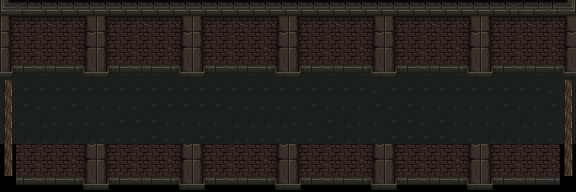

Rendered tile map (Tiled .tmx) drawn with the repository's tilesets; below, a short description and the full map source, tile grids included:
An orthogonal 36x12 tile map with 16x16 px tiles, 5 tile layers (флажки, пол, стены, проходящие_стены, ...), 2 tilesets.

<map version="1.9" tiledversion="1.9.2" orientation="orthogonal" renderorder="right-down" width="36" height="12" tilewidth="16" tileheight="16" infinite="0" nextlayerid="6" nextobjectid="1">
 <tileset firstgid="1" source="mainlevbuild.tsx" />
 <tileset firstgid="2561" source="decorative.tsx" />
 <layer id="5" name="флажки" width="36" height="12">
  <data encoding="csv">
0,0,0,0,0,0,0,0,0,0,0,0,0,0,0,0,0,0,0,0,0,0,0,0,0,0,0,0,0,0,0,0,0,0,0,0,
0,0,0,0,0,0,0,0,0,0,0,0,0,0,0,0,0,0,0,0,0,0,0,0,0,0,0,0,0,0,0,0,0,0,0,0,
0,0,0,0,0,0,0,0,0,0,0,0,0,0,0,0,0,0,0,0,0,0,0,0,0,0,0,0,0,0,0,0,0,0,0,0,
0,0,0,0,0,0,0,0,0,0,0,0,0,0,0,0,0,0,0,0,0,0,0,0,0,0,0,0,0,0,0,0,0,0,0,0,
0,0,0,0,0,0,0,0,0,0,0,0,0,0,0,0,0,0,0,0,0,0,0,0,0,0,0,0,0,0,0,0,0,0,0,0,
0,0,0,0,0,0,0,0,0,0,0,0,0,0,0,0,0,0,0,0,0,0,0,0,0,0,0,0,0,0,0,0,0,0,0,0,
0,0,0,0,0,0,0,0,0,0,0,0,0,0,0,0,0,0,0,0,0,0,0,0,0,0,0,0,0,0,0,0,0,0,0,0,
0,0,0,0,0,0,0,0,0,0,0,0,0,0,0,0,0,0,0,0,0,0,0,0,0,0,0,0,0,0,0,0,0,0,0,0,
0,0,0,0,0,0,0,0,0,0,0,0,0,0,0,0,0,0,0,0,0,0,0,0,0,0,0,0,0,0,0,0,0,0,0,0,
0,0,0,0,0,0,0,0,0,0,0,0,0,0,0,0,0,0,0,0,0,0,0,0,0,0,0,0,0,0,0,0,0,0,0,0,
0,0,0,0,0,0,0,0,0,0,0,0,0,0,0,0,0,0,0,0,0,0,0,0,0,0,0,0,0,0,0,0,0,0,0,0,
0,0,0,0,0,0,0,0,0,0,0,0,0,0,0,0,0,0,0,0,0,0,0,0,0,0,0,0,0,0,0,0,0,0,0,0
</data>
 </layer>
 <layer id="2" name="пол" width="36" height="12">
  <data encoding="csv">
0,0,0,0,0,0,0,0,0,0,0,0,0,0,0,0,0,0,0,0,0,0,0,0,0,0,0,0,0,0,0,0,0,0,0,0,
0,0,0,0,0,0,0,0,0,0,0,0,0,0,0,0,0,0,0,0,0,0,0,0,0,0,0,0,0,0,0,0,0,0,0,0,
0,0,0,0,0,0,0,0,0,0,0,0,0,0,0,0,0,0,0,0,0,0,0,0,0,0,0,0,0,0,0,0,0,0,0,0,
0,0,0,0,0,0,0,0,0,0,0,0,0,0,0,0,0,0,0,0,0,0,0,0,0,0,0,0,0,0,0,0,0,0,0,0,
1073743734,1073743734,1073743735,1073743734,1073743734,1073743735,1073743734,1073743735,1073743735,1073743735,1073743734,1073743735,1073743735,1073743734,1073743734,1073743735,1073743734,1073743735,1073743734,1073743734,1073743735,1073743734,1073743735,1073743735,1073743734,1073743734,1073743735,1073743734,1073743735,1073743734,1073743735,1073743734,1073743734,1073743735,1073743734,1073743735,
1782,1783,1783,1783,1783,1783,1783,1783,1783,1783,1783,1783,1783,1783,1783,1783,1783,1783,1783,1783,1783,1783,1783,1782,1783,1783,1783,1783,1783,1783,1783,1783,1783,1783,1782,1783,
1783,1783,1782,1782,1783,1847,1847,1847,1782,1783,1783,1783,1783,1783,1782,1782,1782,1782,1782,1783,1847,1847,1847,1783,1782,1783,1847,1847,1847,1847,1847,1783,1847,1847,1783,1783,
1782,1782,1846,1782,1782,1782,1782,1783,1783,1783,1847,1847,1847,1847,1846,1846,1846,1846,1782,1782,1783,1846,1847,1847,1783,1783,1782,1783,1847,1847,1847,1847,1846,1847,1782,1783,
1783,1846,1846,1846,1846,1846,1782,1782,1782,1783,1782,1782,1783,1783,1846,1847,1782,1782,1782,1782,1783,1846,1847,1782,1783,1783,1783,1783,1782,1782,1846,1846,1847,1847,1782,1783,
0,0,0,0,0,0,0,0,0,0,0,0,0,0,0,0,0,0,0,0,0,0,0,0,0,0,0,0,0,0,0,0,0,0,0,0,
0,0,0,0,0,0,0,0,0,0,0,0,0,0,0,0,0,0,0,0,0,0,0,0,0,0,0,0,0,0,0,0,0,0,0,0,
0,0,0,0,0,0,0,0,0,0,0,0,0,0,0,0,0,0,0,0,0,0,0,0,0,0,0,0,0,0,0,0,0,0,0,0
</data>
 </layer>
 <layer id="1" name="стены" width="36" height="12">
  <data encoding="csv">
451,781,780,780,780,780,780,780,780,780,780,780,780,780,780,780,780,780,780,780,780,780,780,780,780,780,780,780,780,780,780,780,781,782,783,2147484099,
517,518,519,520,521,522,517,518,519,520,521,522,517,518,519,520,521,522,517,518,519,520,521,522,517,518,519,520,521,522,517,518,519,520,521,522,
581,582,583,584,585,586,581,582,583,584,585,586,581,582,583,584,585,586,581,582,583,584,585,586,581,582,583,584,585,586,581,582,583,584,585,586,
645,646,647,648,649,650,645,646,647,648,649,650,645,646,647,648,649,650,645,646,647,648,649,650,645,646,647,648,649,650,645,646,647,648,649,650,
709,710,711,712,713,714,709,710,711,712,713,714,709,710,711,712,713,714,709,710,711,712,713,714,709,710,711,712,713,714,709,710,711,712,713,714,
0,0,0,0,0,0,0,0,0,0,0,0,0,0,0,0,0,0,0,0,0,0,0,0,0,0,0,0,0,0,0,0,0,0,0,0,
0,0,0,0,0,0,0,0,0,0,0,0,0,0,0,0,0,0,0,0,0,0,0,0,0,0,0,0,0,0,0,0,0,0,0,0,
0,0,0,0,0,0,0,0,0,0,0,0,0,0,0,0,0,0,0,0,0,0,0,0,0,0,0,0,0,0,0,0,0,0,0,0,
0,0,0,0,0,0,0,0,0,0,0,0,0,0,0,0,0,0,0,0,0,0,0,0,0,0,0,0,0,0,0,0,0,0,0,0,
0,0,0,0,0,0,0,0,0,0,0,0,0,0,0,0,0,0,0,0,0,0,0,0,0,0,0,0,0,0,0,0,0,0,0,0,
0,0,0,0,0,0,0,0,0,0,0,0,0,0,0,0,0,0,0,0,0,0,0,0,0,0,0,0,0,0,0,0,0,0,0,0,
0,710,711,712,713,714,709,710,711,712,713,714,709,710,711,712,713,714,709,710,711,712,713,714,709,710,711,712,713,714,709,710,711,712,713,0
</data>
 </layer>
 <layer id="3" name="проходящие_стены" width="36" height="12">
  <data encoding="csv">
0,0,0,0,0,0,0,0,0,0,0,0,0,0,0,0,0,0,0,0,0,0,0,0,0,0,0,0,0,0,0,0,0,0,0,0,
0,0,0,0,0,0,0,0,0,0,0,0,0,0,0,0,0,0,0,0,0,0,0,0,0,0,0,0,0,0,0,0,0,0,0,0,
0,0,0,0,0,0,0,0,0,0,0,0,0,0,0,0,0,0,0,0,0,0,0,0,0,0,0,0,0,0,0,0,0,0,0,0,
0,0,0,0,0,0,0,0,0,0,0,0,0,0,0,0,0,0,0,0,0,0,0,0,0,0,0,0,0,0,0,0,0,0,0,0,
0,0,0,0,0,0,0,0,0,0,0,0,0,0,0,0,0,0,0,0,0,0,0,0,0,0,0,0,0,0,0,0,0,0,0,0,
0,0,0,0,0,0,0,0,0,0,0,0,0,0,0,0,0,0,0,0,0,0,0,0,0,0,0,0,0,0,0,0,0,0,0,0,
0,0,0,0,0,0,0,0,0,0,0,0,0,0,0,0,0,0,0,0,0,0,0,0,0,0,0,0,0,0,0,0,0,0,0,0,
0,0,0,0,0,0,0,0,0,0,0,0,0,0,0,0,0,0,0,0,0,0,0,0,0,0,0,0,0,0,0,0,0,0,0,0,
0,0,0,0,0,0,0,0,0,0,0,0,0,0,0,0,0,0,0,0,0,0,0,0,0,0,0,0,0,0,0,0,0,0,0,0,
0,582,583,584,585,586,581,582,583,584,585,586,581,582,583,584,585,586,581,582,583,584,585,586,581,582,583,584,585,586,581,582,583,584,585,0,
0,646,647,648,649,650,645,646,647,648,649,650,645,646,647,648,649,650,645,646,647,648,649,650,645,646,647,648,649,650,645,646,647,648,649,0,
0,0,0,0,0,0,0,0,0,0,0,0,0,0,0,0,0,0,0,0,0,0,0,0,0,0,0,0,0,0,0,0,0,0,0,0
</data>
 </layer>
 <layer id="4" name="ворота" width="36" height="12">
  <data encoding="csv">
0,0,0,0,0,0,0,0,0,0,0,0,0,0,0,0,0,0,0,0,0,0,0,0,0,0,0,0,0,0,0,0,0,0,0,0,
0,0,0,0,0,0,0,0,0,0,0,0,0,0,0,0,0,0,0,0,0,0,0,0,0,0,0,0,0,0,0,0,0,0,0,0,
0,0,0,0,0,0,0,0,0,0,0,0,0,0,0,0,0,0,0,0,0,0,0,0,0,0,0,0,0,0,0,0,0,0,0,0,
0,0,0,0,0,0,0,0,0,0,0,0,0,0,0,0,0,0,0,0,0,0,0,0,0,0,0,0,0,0,0,0,0,0,0,0,
0,0,0,0,0,0,0,0,0,0,0,0,0,0,0,0,0,0,0,0,0,0,0,0,0,0,0,0,0,0,0,0,0,0,0,0,
3221228069,0,0,0,0,0,0,0,0,0,0,0,0,0,0,0,0,0,0,0,0,0,0,0,0,0,0,0,0,0,0,0,0,0,0,3221228069,
3221228069,0,0,0,0,0,0,0,0,0,0,0,0,0,0,0,0,0,0,0,0,0,0,0,0,0,0,0,0,0,0,0,0,0,0,3221228069,
3221228069,0,0,0,0,0,0,0,0,0,0,0,0,0,0,0,0,0,0,0,0,0,0,0,0,0,0,0,0,0,0,0,0,0,0,3221228069,
3221228069,0,0,0,0,0,0,0,0,0,0,0,0,0,0,0,0,0,0,0,0,0,0,0,0,0,0,0,0,0,0,0,0,0,0,3221228069,
3221228069,0,0,0,0,0,0,0,0,0,0,0,0,0,0,0,0,0,0,0,0,0,0,0,0,0,0,0,0,0,0,0,0,0,0,3221228069,
3221228069,0,0,0,0,0,0,0,0,0,0,0,0,0,0,0,0,0,0,0,0,0,0,0,0,0,0,0,0,0,0,0,0,0,0,3221228069,
0,0,0,0,0,0,0,0,0,0,0,0,0,0,0,0,0,0,0,0,0,0,0,0,0,0,0,0,0,0,0,0,0,0,0,0
</data>
 </layer>
</map>
